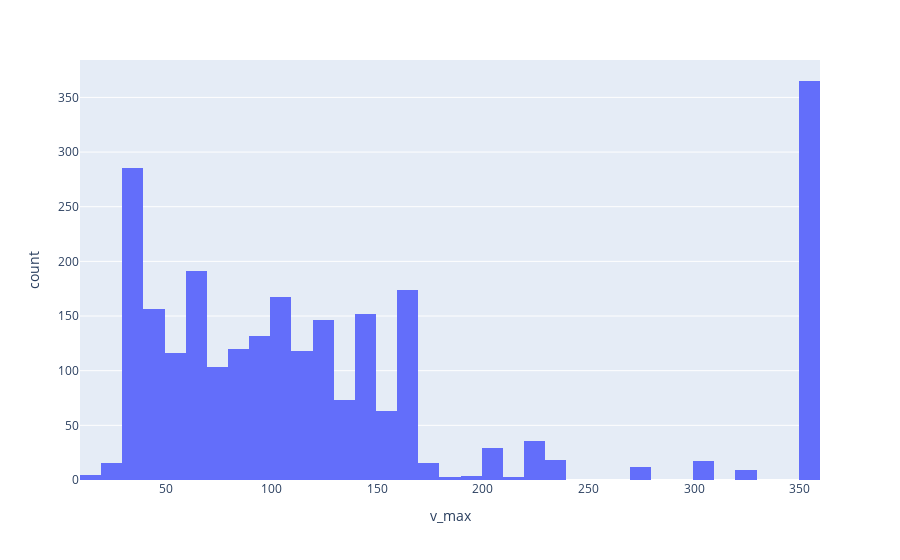

Here is the notebook cell this chart was saved with:
### Code cell
generate_histogram(process_speeds(speeds, ignore_na=False))

### Figure 1 — Plotly figure (JSON) as saved in the notebook; plotly's stock layout.template omitted (floating-point values rounded to 4 significant figures; data arrays with more than 128 entries replaced by an {"elided": "..."} marker saying what was removed)
{"data": [{"alignmentgroup": "True", "bingroup": "x", "hovertemplate": "v_max=%{x}<br>count=%{y}<extra></extra>", "legendgroup": "", "marker": {"color": "#636efa", "pattern": {"shape": ""}}, "name": "", "nbinsx": 50, "offsetgroup": "", "orientation": "v", "showlegend": false, "type": "histogram", "x": {"elided": "2529 int values"}, "xaxis": "x", "yaxis": "y"}], "layout": {"barmode": "relative", "legend": {"tracegroupgap": 0}, "margin": {"t": 60}, "xaxis": {"anchor": "y", "domain": [0, 1], "title": {"text": "v_max"}}, "yaxis": {"anchor": "x", "domain": [0, 1], "title": {"text": "count"}}}}
